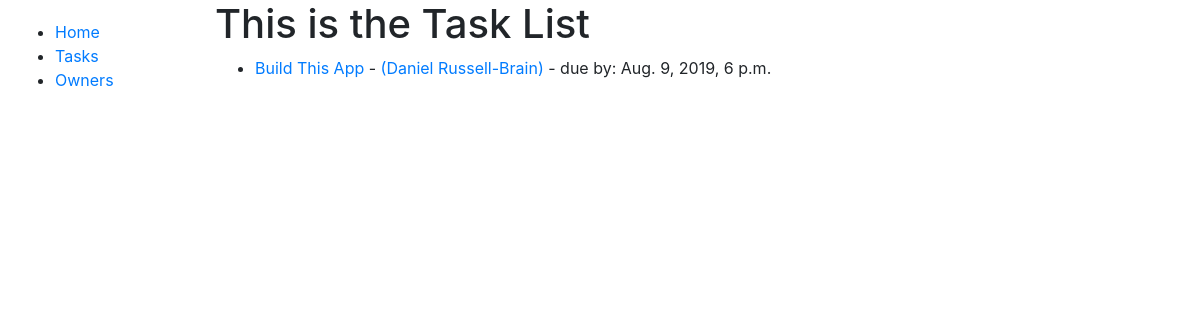
The page /tasks/tasks/ on the database as committed earlier.
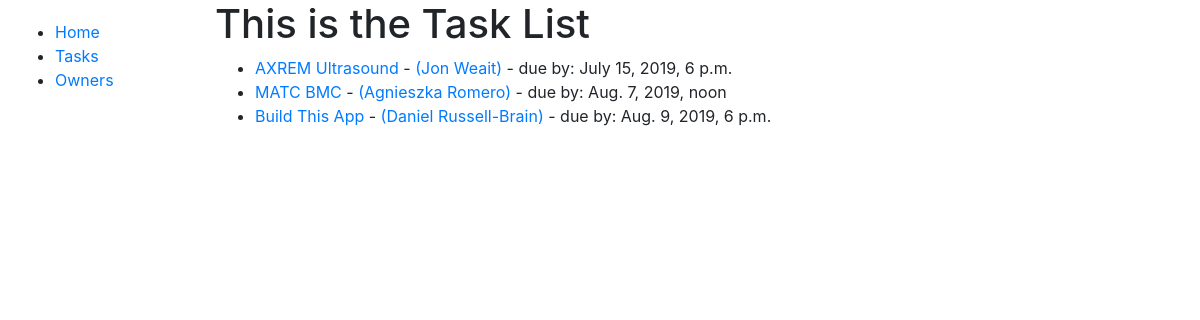
The same page on the database as committed later.
### tasks/models.py (models this page shows, shortened)
class AbstractTask(models.Model):
    title = models.CharField(max_length=150, help_text='Task Name')
    owner = models.ForeignKey('Owner', null=False, blank=False, on_delete=models.CASCADE)
    description = models.TextField(blank=True, null=True)
    duration_days = models.IntegerField(default=0, null=True, blank=True)
    duration_hours = models.IntegerField(default=0, null=True, blank=True)
    duration_minutes = models.IntegerField(default=0, null=True, blank=True)
    due_date = models.DateTimeField(blank=False, null=False)
    started = models.BooleanField(default=False)
    finished = models.BooleanField(default=False)
    class Meta:
        ordering = ['due_date']
        abstract = True

class Task(AbstractTask):
    stakeholders = models.ManyToManyField('Stakeholder', blank=True)
    def get_absolute_url(self):
        return reverse('tasks:task-detail', kwargs={'pk': self.pk})

class Owner(models.Model):
    person = models.ForeignKey(Person, on_delete=models.CASCADE)
    def name(self):
        return f'{self.person.first} {self.person.last}'
    def __str__(self):
        return self.name()

class Person(models.Model):
    first = models.CharField(max_length=100)
    last = models.CharField(max_length=100)
    department = models.ForeignKey('Department', null=True, blank=False, on_delete=models.SET_NULL)
    def get_absolute_url(self):
        return reverse('tasks:person-detail', kwargs={'pk': self.pk})

### tasks/views.py (the view)
# urls.py: path('tasks/', TaskListView.as_view(), name='task-list'),
class TaskListView(ListView):
    model = Task

### tasks/templates/tasks/task_list.html
{% extends 'base.html' %}
{% block content %}
<h1>This is the Task List</h1>
<ul>
    {% for task in task_list %}
    <li><a href="{{ task.get_absolute_url }}">{{ task.title }}</a> - <a href="{{ task.owner.person.get_absolute_url }}">({{ task.owner }})</a> - due by: {{ task.due_date }}</li>
    {% endfor %}
</ul>
{% endblock %}

Rows that differ between the two databases and show on the page:
added Task: title "AXREM Ultrasound", owner "Jon Weait", due_date "July 15, 2019, 6 p.m."
added Task: title "MATC BMC", owner "Agnieszka Romero", due_date "Aug. 7, 2019, noon"
